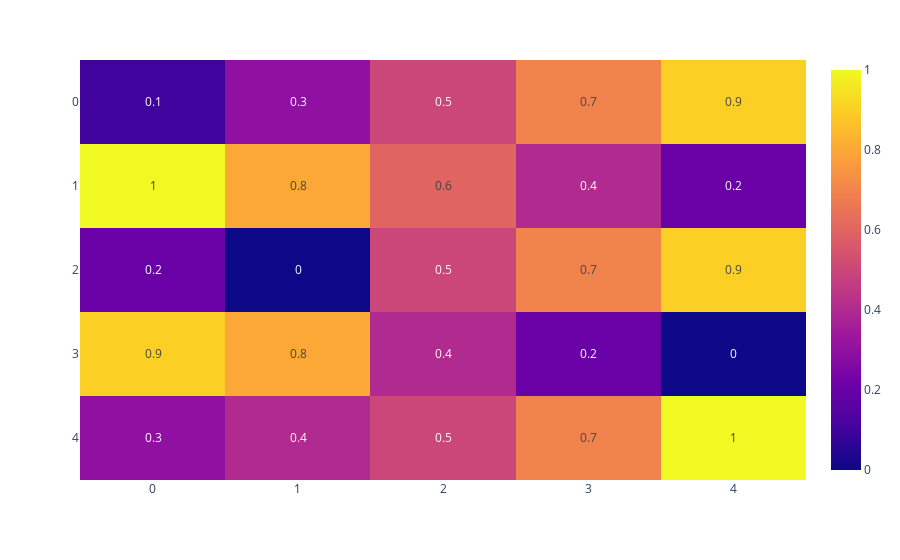

The code cell stored with this chart in its notebook:
### Markdown cell above
### Controlling Aspect Ratio

By default, `px.imshow()` produces heatmaps with square tiles, but setting the `aspect` argument to `"auto"` will instead fill the plotting area with the heatmap, using non-square tiles.

### Code cell
import plotly.express as px

z = [[.1, .3, .5, .7, .9],
     [1, .8, .6, .4, .2],
     [.2, 0, .5, .7, .9],
     [.9, .8, .4, .2, 0],
     [.3, .4, .5, .7, 1]]

fig = px.imshow(z, text_auto=True, aspect="auto")
fig.show()

### Figure 1 — Plotly figure (JSON) as saved in the notebook; plotly's stock layout.template omitted (floating-point values rounded to 4 significant figures)
{"data": [{"coloraxis": "coloraxis", "hovertemplate": "x: %{x}<br>y: %{y}<br>color: %{z}<extra></extra>", "name": "0", "texttemplate": "%{z}", "type": "heatmap", "xaxis": "x", "yaxis": "y", "z": [[0.1, 0.3, 0.5, 0.7, 0.9], [1, 0.8, 0.6, 0.4, 0.2], [0.2, 0, 0.5, 0.7, 0.9], [0.9, 0.8, 0.4, 0.2, 0], [0.3, 0.4, 0.5, 0.7, 1]]}], "layout": {"coloraxis": {"colorscale": [[0, "#0d0887"], [0.1111, "#46039f"], [0.2222, "#7201a8"], [0.3333, "#9c179e"], [0.4444, "#bd3786"], [0.5556, "#d8576b"], [0.6667, "#ed7953"], [0.7778, "#fb9f3a"], [0.8889, "#fdca26"], [1, "#f0f921"]]}, "margin": {"t": 60}, "xaxis": {"anchor": "y", "domain": [0, 1]}, "yaxis": {"anchor": "x", "autorange": "reversed", "domain": [0, 1]}}}
